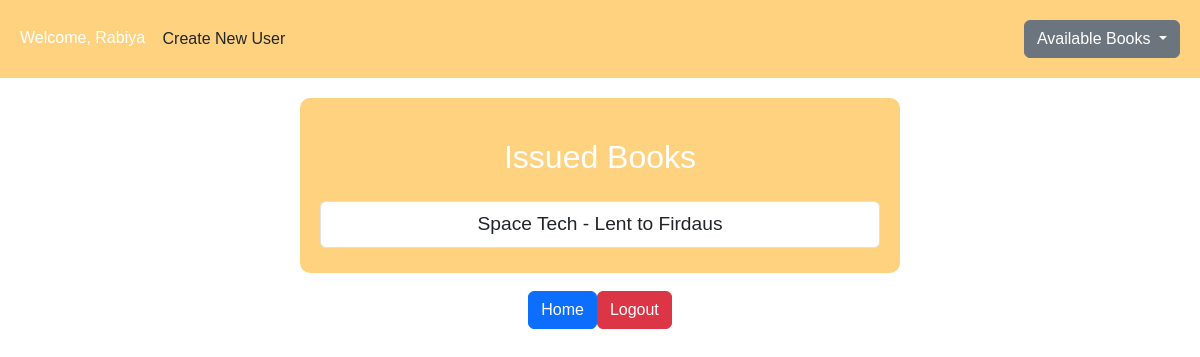
The page /issued/ (signed in) on the database as committed earlier.
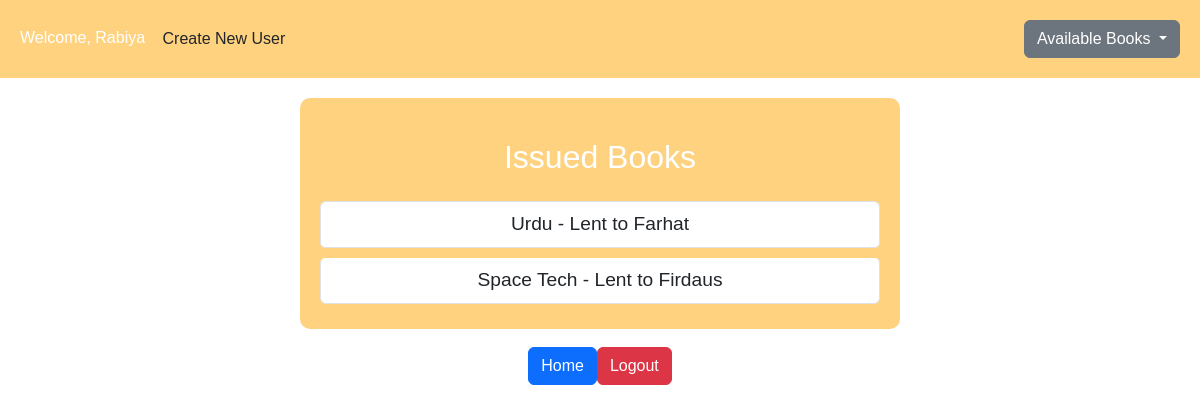
The same page on the database as committed later.
### library_app/models.py (models this page shows, shortened)
class Book(models.Model):
    title = models.CharField(max_length=200)
    is_lent = models.BooleanField(default=False)
    lent_to = models.CharField(max_length=200, blank=True, null=True)

### library_app/views.py (the view)
# urls.py: path('issued/', views.issued_books, name='issued_books'),
@login_required
def issued_books(request):
    books = Book.objects.filter(is_lent=True)
    return render(request, 'library_app/issued_books.html', {'books': books})

### library_app/templates/library_app/issued_books.html (shortened to what this page needs)
{% extends 'library_app/base.html' %}
{% block content %}
    <h2>Issued Books</h2>
    <ul class="list-group">
        {% for book in books %}
        <li class="list-group-item">
            {{ book.title }} - Lent to {{ book.lent_to }}
        </li>
        {% endfor %}
    </ul>
{% endblock %}

### library_app/templates/library_app/base.html (shortened to what this page needs)
<!doctype html>
<html lang="en">
<head>
    {% load static %}
    <link href="https://cdn.jsdelivr.net/npm/bootstrap@5.3.3/dist/css/bootstrap.min.css" rel="stylesheet">
</head>
<body>
    <div class="side-bar">
        <div class="welcome">
            Welcome, {{ user.username }}
	{% if user.is_superuser %}
                    	<a href="{% url 'admin:auth_user_add' %}" class="btn btn-outline-			light">Create New User</a>
        {% endif %}
        </div>
        <div class="dropdown">
            <button class="btn btn-secondary dropdown-toggle" type="button" id="dropdownMenuButton1" data-bs-toggle="dropdown" aria-expanded="false">
                Available Books
            </button>
        </div>
    </div>
    <div class="content">
        {% block content %}
        {% endblock %}
    </div>
<div class="navbar">
    <a href="{% url 'home' %}" class="btn btn-primary">Home</a>
    <form action="{% url 'logout' %}" method="post" style="display:inline;">
        <button type="submit" class="btn btn-danger">Logout</button>
    </form>
</div>
</body>
</html>

Rows that differ between the two databases and show on the page:
now on this page (row edited): Book: title "Urdu", lent_to "Farhat"
